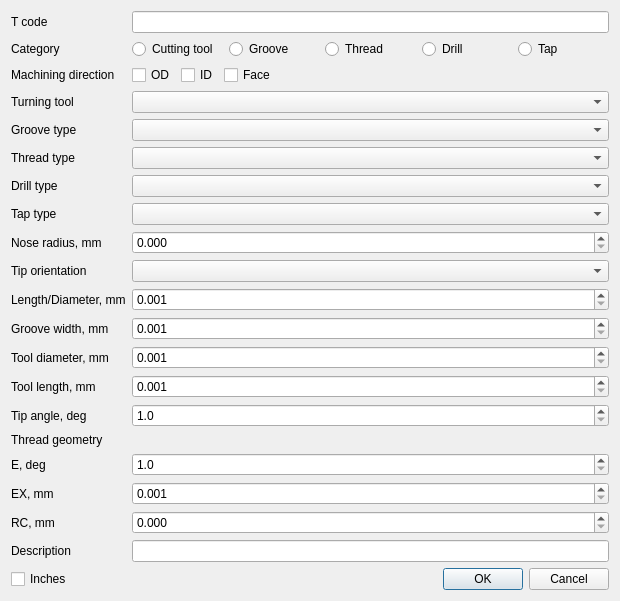
<?xml version="1.0" encoding="UTF-8"?>
<ui version="4.0">
 <class>TurningToolEditor</class>
 <widget class="QDialog" name="TurningToolEditor">
  <property name="minimumSize"><size><width>620</width><height>0</height></size></property>
  <layout class="QVBoxLayout" name="verticalLayout">
   <item><layout class="QFormLayout" name="formLayout">
    <item row="0" column="0"><widget class="QLabel" name="toolCodeLabel"><property name="text"><string>T code</string></property></widget></item><item row="0" column="1"><widget class="QLineEdit" name="toolCode"/></item>
    <item row="1" column="0"><widget class="QLabel" name="categoryLabel"><property name="text"><string>Category</string></property></widget></item><item row="1" column="1"><widget class="QWidget" name="categoryWidget" native="true"><layout class="QHBoxLayout" name="categoryLayout"><property name="leftMargin"><number>0</number></property><property name="topMargin"><number>0</number></property><property name="rightMargin"><number>0</number></property><property name="bottomMargin"><number>0</number></property><item><widget class="QRadioButton" name="insertCategoryButton"><property name="text"><string>Cutting tool</string></property></widget></item><item><widget class="QRadioButton" name="grooveCategoryButton"><property name="text"><string>Groove</string></property></widget></item><item><widget class="QRadioButton" name="threadCategoryButton"><property name="text"><string>Thread</string></property></widget></item><item><widget class="QRadioButton" name="drillCategoryButton"><property name="text"><string>Drill</string></property></widget></item><item><widget class="QRadioButton" name="tapCategoryButton"><property name="text"><string>Tap</string></property></widget></item></layout></widget></item>
    <item row="2" column="0"><widget class="QLabel" name="directionLabel"><property name="text"><string>Machining direction</string></property></widget></item><item row="2" column="1"><widget class="QWidget" name="directionWidget" native="true"><layout class="QHBoxLayout" name="directionLayout"><property name="leftMargin"><number>0</number></property><property name="topMargin"><number>0</number></property><property name="rightMargin"><number>0</number></property><property name="bottomMargin"><number>0</number></property><item><widget class="QCheckBox" name="odCheck"><property name="text"><string>OD</string></property></widget></item><item><widget class="QCheckBox" name="idCheck"><property name="text"><string>ID</string></property></widget></item><item><widget class="QCheckBox" name="faceCheck"><property name="text"><string>Face</string></property></widget></item><item><spacer name="directionSpacer"><property name="orientation"><enum>Qt::Orientation::Horizontal</enum></property><property name="sizeHint" stdset="0"><size><width>40</width><height>20</height></size></property></spacer></item></layout></widget></item>
    <item row="3" column="0"><widget class="QLabel" name="insertTypeLabel"><property name="text"><string>Turning tool</string></property></widget></item><item row="3" column="1"><widget class="QComboBox" name="insertType"/></item>
    <item row="4" column="0"><widget class="QLabel" name="grooveTypeLabel"><property name="text"><string>Groove type</string></property></widget></item><item row="4" column="1"><widget class="QComboBox" name="grooveType"/></item>
    <item row="5" column="0"><widget class="QLabel" name="threadTypeLabel"><property name="text"><string>Thread type</string></property></widget></item><item row="5" column="1"><widget class="QComboBox" name="threadType"/></item>
    <item row="6" column="0"><widget class="QLabel" name="drillTypeLabel"><property name="text"><string>Drill type</string></property></widget></item><item row="6" column="1"><widget class="QComboBox" name="drillType"/></item>
    <item row="7" column="0"><widget class="QLabel" name="tapTypeLabel"><property name="text"><string>Tap type</string></property></widget></item><item row="7" column="1"><widget class="QComboBox" name="tapType"/></item>
    <item row="8" column="0"><widget class="QLabel" name="noseRadiusLabel"><property name="text"><string>Nose radius, mm</string></property></widget></item><item row="8" column="1"><widget class="QDoubleSpinBox" name="noseRadius"><property name="decimals"><number>3</number></property><property name="maximum"><double>999999.999000000000000</double></property></widget></item>
    <item row="9" column="0"><widget class="QLabel" name="tipOrientationLabel"><property name="text"><string>Tip orientation</string></property></widget></item><item row="9" column="1"><widget class="QComboBox" name="tipOrientation"/></item>
    <item row="10" column="0"><widget class="QLabel" name="insertLengthLabel"><property name="text"><string>Length/Diameter, mm</string></property></widget></item><item row="10" column="1"><widget class="QDoubleSpinBox" name="insertLength"><property name="decimals"><number>3</number></property><property name="minimum"><double>0.001000000000000</double></property><property name="maximum"><double>10000.000000000000000</double></property></widget></item>
    <item row="11" column="0"><widget class="QLabel" name="widthLabel"><property name="text"><string>Groove width, mm</string></property></widget></item><item row="11" column="1"><widget class="QDoubleSpinBox" name="width"><property name="decimals"><number>3</number></property><property name="minimum"><double>0.001000000000000</double></property><property name="maximum"><double>10000.000000000000000</double></property></widget></item>
    <item row="12" column="0"><widget class="QLabel" name="diameterLabel"><property name="text"><string>Tool diameter, mm</string></property></widget></item><item row="12" column="1"><widget class="QDoubleSpinBox" name="diameter"><property name="decimals"><number>3</number></property><property name="minimum"><double>0.001000000000000</double></property><property name="maximum"><double>10000.000000000000000</double></property></widget></item>
    <item row="13" column="0"><widget class="QLabel" name="lengthLabel"><property name="text"><string>Tool length, mm</string></property></widget></item><item row="13" column="1"><widget class="QDoubleSpinBox" name="length"><property name="decimals"><number>3</number></property><property name="minimum"><double>0.001000000000000</double></property><property name="maximum"><double>100000.000000000000000</double></property></widget></item>
    <item row="14" column="0"><widget class="QLabel" name="tipAngleLabel"><property name="text"><string>Tip angle, deg</string></property></widget></item><item row="14" column="1"><widget class="QDoubleSpinBox" name="tipAngle"><property name="decimals"><number>1</number></property><property name="minimum"><double>1.000000000000000</double></property><property name="maximum"><double>179.000000000000000</double></property></widget></item>
    <item row="15" column="0"><widget class="QLabel" name="threadHelpLabel"><property name="text"><string>Thread geometry</string></property></widget></item><item row="15" column="1"><widget class="QLabel" name="threadHelp"><property name="alignment"><set>Qt::AlignmentFlag::AlignCenter</set></property><property name="text"><string/></property><property name="pixmap"><pixmap resource="../../../resources/files_res.qrc">:/resource/icons/thread.png</pixmap></property></widget></item>
    <item row="16" column="0"><widget class="QLabel" name="threadAngleLabel"><property name="text"><string>E, deg</string></property></widget></item><item row="16" column="1"><widget class="QDoubleSpinBox" name="threadAngle"><property name="decimals"><number>1</number></property><property name="minimum"><double>1.000000000000000</double></property><property name="maximum"><double>179.000000000000000</double></property></widget></item>
    <item row="17" column="0"><widget class="QLabel" name="threadTipWidthLabel"><property name="text"><string>EX, mm</string></property></widget></item><item row="17" column="1"><widget class="QDoubleSpinBox" name="threadTipWidth"><property name="decimals"><number>3</number></property><property name="minimum"><double>0.001000000000000</double></property><property name="maximum"><double>10000.000000000000000</double></property></widget></item>
    <item row="18" column="0"><widget class="QLabel" name="threadCornerRadiusLabel"><property name="text"><string>RC, mm</string></property></widget></item><item row="18" column="1"><widget class="QDoubleSpinBox" name="threadCornerRadius"><property name="decimals"><number>3</number></property><property name="maximum"><double>10000.000000000000000</double></property></widget></item>
    <item row="19" column="0"><widget class="QLabel" name="descriptionLabel"><property name="text"><string>Description</string></property></widget></item><item row="19" column="1"><widget class="QLineEdit" name="description"/></item>
   </layout></item>
   <item><layout class="QHBoxLayout" name="buttonLayout"><item><widget class="QCheckBox" name="inchesCheck"><property name="text"><string>Inches</string></property></widget></item><item><spacer name="buttonSpacer"><property name="orientation"><enum>Qt::Orientation::Horizontal</enum></property><property name="sizeHint" stdset="0"><size><width>40</width><height>20</height></size></property></spacer></item><item><widget class="QDialogButtonBox" name="buttonBox"><property name="standardButtons"><set>QDialogButtonBox::StandardButton::Cancel|QDialogButtonBox::StandardButton::Ok</set></property></widget></item></layout></item>
  </layout>
 </widget>
 <resources><include location="../../../resources/files_res.qrc"/></resources><connections/>
</ui>
